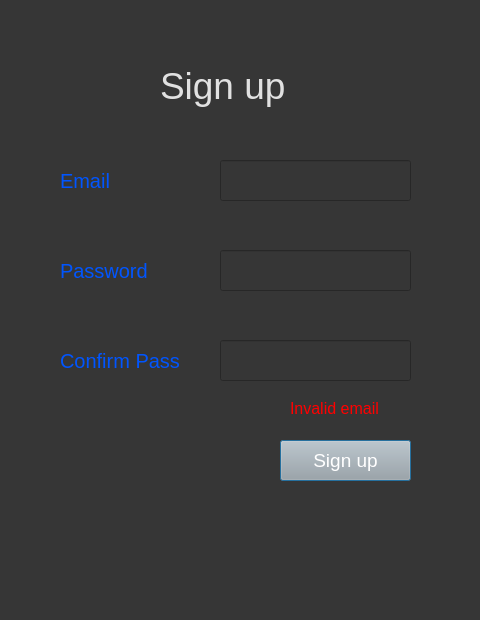
<?xml version="1.0" encoding="UTF-8"?>
<ui version="4.0">
 <class>Dialog</class>
 <widget class="QDialog" name="Dialog">
  <property name="geometry">
   <rect>
    <x>0</x>
    <y>0</y>
    <width>480</width>
    <height>620</height>
   </rect>
  </property>
  <property name="windowTitle">
   <string>Dialog</string>
  </property>
  <property name="styleSheet">
   <string notr="true">background-color : rgb(54, 54, 54)</string>
  </property>
  <widget class="QLabel" name="label">
   <property name="geometry">
    <rect>
     <x>160</x>
     <y>50</y>
     <width>161</width>
     <height>71</height>
    </rect>
   </property>
   <property name="styleSheet">
    <string notr="true">color:  rgb(225, 225, 225); font-size: 28pt;</string>
   </property>
   <property name="text">
    <string>Sign up</string>
   </property>
  </widget>
  <widget class="QLineEdit" name="email">
   <property name="geometry">
    <rect>
     <x>220</x>
     <y>160</y>
     <width>191</width>
     <height>41</height>
    </rect>
   </property>
   <property name="styleSheet">
    <string notr="true">font-size: 14pt; color: rgb(243,243,243);</string>
   </property>
  </widget>
  <widget class="QLabel" name="label_2">
   <property name="geometry">
    <rect>
     <x>60</x>
     <y>170</y>
     <width>71</width>
     <height>21</height>
    </rect>
   </property>
   <property name="styleSheet">
    <string notr="true">font-size: 15pt; color: rgb(0, 85, 255)</string>
   </property>
   <property name="text">
    <string>Email</string>
   </property>
  </widget>
  <widget class="QLineEdit" name="password">
   <property name="geometry">
    <rect>
     <x>220</x>
     <y>250</y>
     <width>191</width>
     <height>41</height>
    </rect>
   </property>
   <property name="styleSheet">
    <string notr="true">font-size: 14pt; color: rgb(243,243,243);</string>
   </property>
   <property name="text">
    <string/>
   </property>
  </widget>
  <widget class="QLabel" name="label_3">
   <property name="geometry">
    <rect>
     <x>60</x>
     <y>260</y>
     <width>111</width>
     <height>21</height>
    </rect>
   </property>
   <property name="styleSheet">
    <string notr="true">font-size: 15pt; color: rgb(0, 85, 255)</string>
   </property>
   <property name="text">
    <string>Password</string>
   </property>
  </widget>
  <widget class="QLineEdit" name="confirmpass">
   <property name="geometry">
    <rect>
     <x>220</x>
     <y>340</y>
     <width>191</width>
     <height>41</height>
    </rect>
   </property>
   <property name="styleSheet">
    <string notr="true">font-size: 14pt; color: rgb(243,243,243);</string>
   </property>
  </widget>
  <widget class="QLabel" name="label_4">
   <property name="geometry">
    <rect>
     <x>60</x>
     <y>350</y>
     <width>151</width>
     <height>21</height>
    </rect>
   </property>
   <property name="styleSheet">
    <string notr="true">font-size: 15pt; color: rgb(0, 85, 255)</string>
   </property>
   <property name="text">
    <string>Confirm Pass</string>
   </property>
  </widget>
  <widget class="QPushButton" name="signupbutton">
   <property name="geometry">
    <rect>
     <x>280</x>
     <y>440</y>
     <width>131</width>
     <height>41</height>
    </rect>
   </property>
   <property name="styleSheet">
    <string notr="true">background-color: rgb(167, 168, 167);font-size: 14pt; color: rgb(255, 255, 255);</string>
   </property>
   <property name="text">
    <string>Sign up</string>
   </property>
  </widget>
  <widget class="QLabel" name="invalid">
   <property name="geometry">
    <rect>
     <x>290</x>
     <y>400</y>
     <width>121</width>
     <height>16</height>
    </rect>
   </property>
   <property name="styleSheet">
    <string notr="true">font-size: 12pt; color: rgb(255, 0, 0);</string>
   </property>
   <property name="text">
    <string>Invalid email</string>
   </property>
  </widget>
 </widget>
 <resources/>
 <connections/>
</ui>
